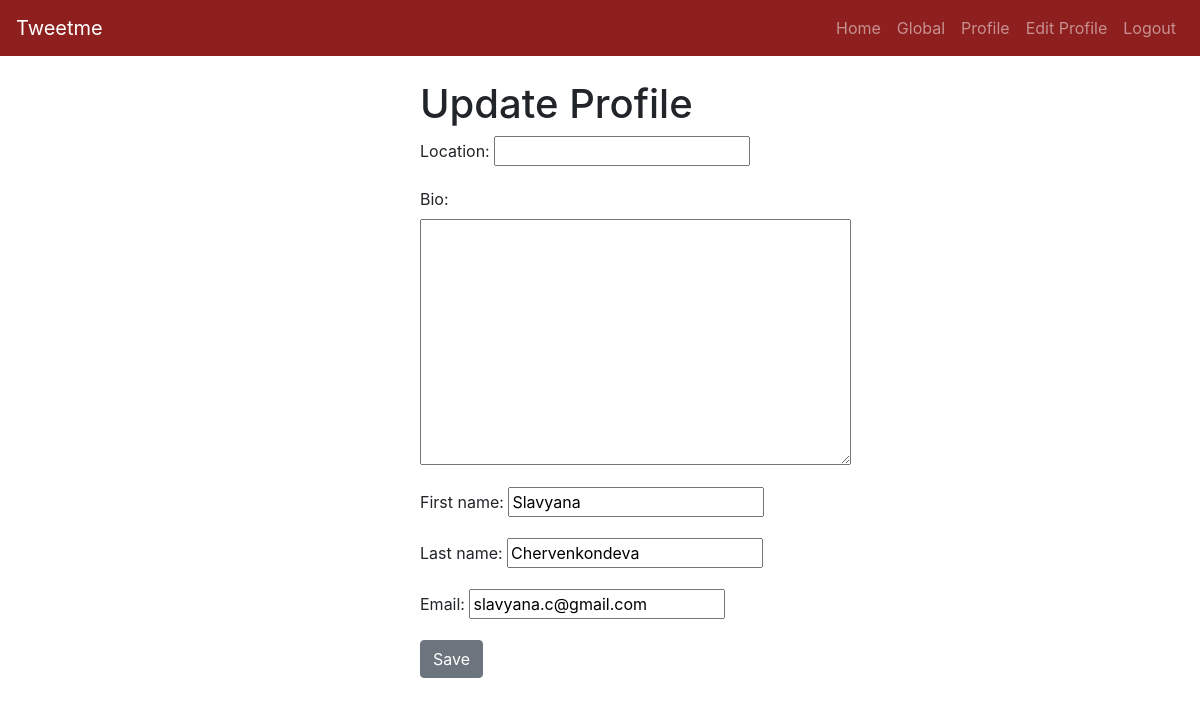
Page /profile/edit (signed in) on the earlier database version.
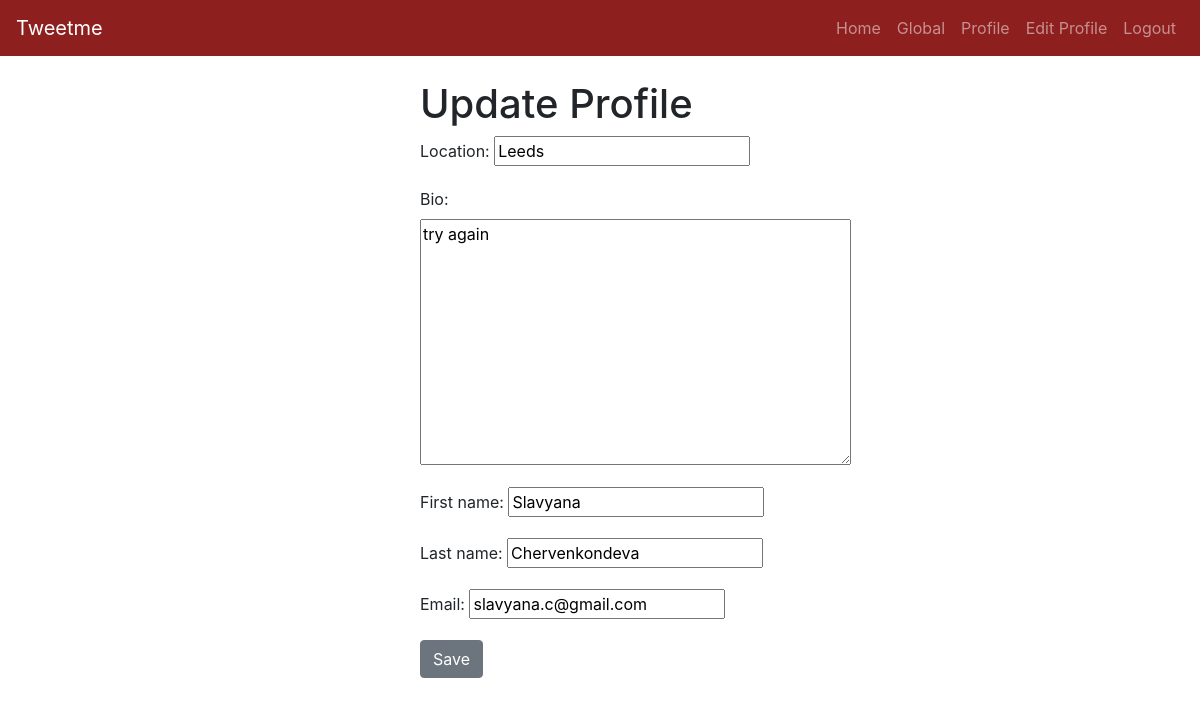
Same page on the later database version.
### profiles/models.py (models this page shows)
class Profile(models.Model):
    user = models.OneToOneField(User, on_delete=models.CASCADE)
    location = models.CharField(max_length=220, null=True, blank=True)
    bio = models.TextField(blank=True, null=True)
    followers = models.ManyToManyField(User, related_name='following', blank=True)
    timestamp = models.DateTimeField(auto_now_add=True)
    updated = models.DateTimeField(auto_now=True)

### profiles/views.py (the view, shortened to what this page needs)
# urls.py: path('edit', profile_update_view),
def profile_update_view(request, *args, **kwargs):
    if not request.user.is_authenticated:
        return redirect('/login?next=/profile/update')
    user = request.user
    user_data = {
        'first_name': user.first_name,
        'last_name': user.last_name,
        'email': user.email,
    }
    my_profile = request.user.profile
    form = ProfileForm(request.POST or None, instance=my_profile, initial=user_data)
    context = {
        'form': form,
        'btn_label': 'Save',
        'title': 'Update Profile'
    }
    return render(request, 'profiles/form.html', context)

### profiles/forms.py
class ProfileForm(forms.ModelForm):
    first_name = forms.CharField(required=False)
    last_name = forms.CharField(required=False)
    email = forms.CharField(required=False)
    class Meta:
        model = Profile
        fields = ['location', 'bio']

### templates/profiles/form.html (shortened to what this page needs)
{% extends 'base.html' %}
{% block content %}
    <div class="col-10 col-md-4 mx-auto">
        <h1>{{ title }}</h1>
        {% include 'components/form.html' with form=form btn_label=btn_label %}
    </div>
{% endblock content %}

### templates/base.html (shortened to what this page needs)
<!doctype html>
<html lang="en">
<head>
    <link rel="stylesheet" href="https://stackpath.bootstrapcdn.com/bootstrap/4.4.1/css/bootstrap.min.css"
>
    {% include 'react/css.html' %}
</head>
<body>
    {% include "components/navbar.html" %}
    <div class="container-fluid">
        {% block content %}
        {% endblock content %}
    </div>
</body>
</html>

### templates/react/css.html
<link href="/static/css/main.50519c1c.chunk.css" rel="stylesheet">

### templates/components/navbar.html (shortened to what this page needs)
<nav class="navbar navbar-expand-lg navbar-dark bg-tweetme mb-4">
    <a class="navbar-brand" href="/">Tweetme</a>
    <div class="collapse navbar-collapse " id="navbarSupportedContent">
        <ul class="navbar-nav ml-auto">
            <li class="nav-item">
                <a class="nav-link" href="/">Home <span class="sr-only">(current)</span></a>
            </li>
            <li class="nav-item">
                <a class="nav-link" href="/global">Global</a>
            </li>
            {% if request.user.is_authenticated %}
                <li class="nav-item">
                    <a class="nav-link" href="/profile/{{ user.username }}">Profile</a>
                </li>
                <li class="nav-item">
                    <a class="nav-link" href="/profile/edit">Edit Profile</a>
                </li>
                <li class="nav-item">
                    <a class="nav-link" href="/logout">Logout</a>
                </li>
            {% endif %}
        </ul>
    </div>
</nav>

### templates/components/form.html
<form method="POST"> {% csrf_token %}
    {{ form.as_p  }}
    <button type="submit" class="btn btn-secondary">{% if btn_label %}{{ btn_label }}{% else %}Save{% endif %}</button>
</form>

### static/css/main.50519c1c.chunk.css (style rules this page uses)
body { margin:0;font-family:-apple-system,BlinkMacSystemFont,"Segoe UI","Roboto","Oxygen","Ubuntu","Cantarell","Fira Sans","Droid Sans","Helvetica Neue",sans-serif;-webkit-font-smoothing:antialiased;-moz-osx-font-smoothing:grayscale }

### templates/base.html (style rules this page uses)
.bg-tweetme { background-color: #8e1f1f !important; }

Differences in the rows shown:
now on this page (row edited): Profile: location "Leeds", bio "try again"
